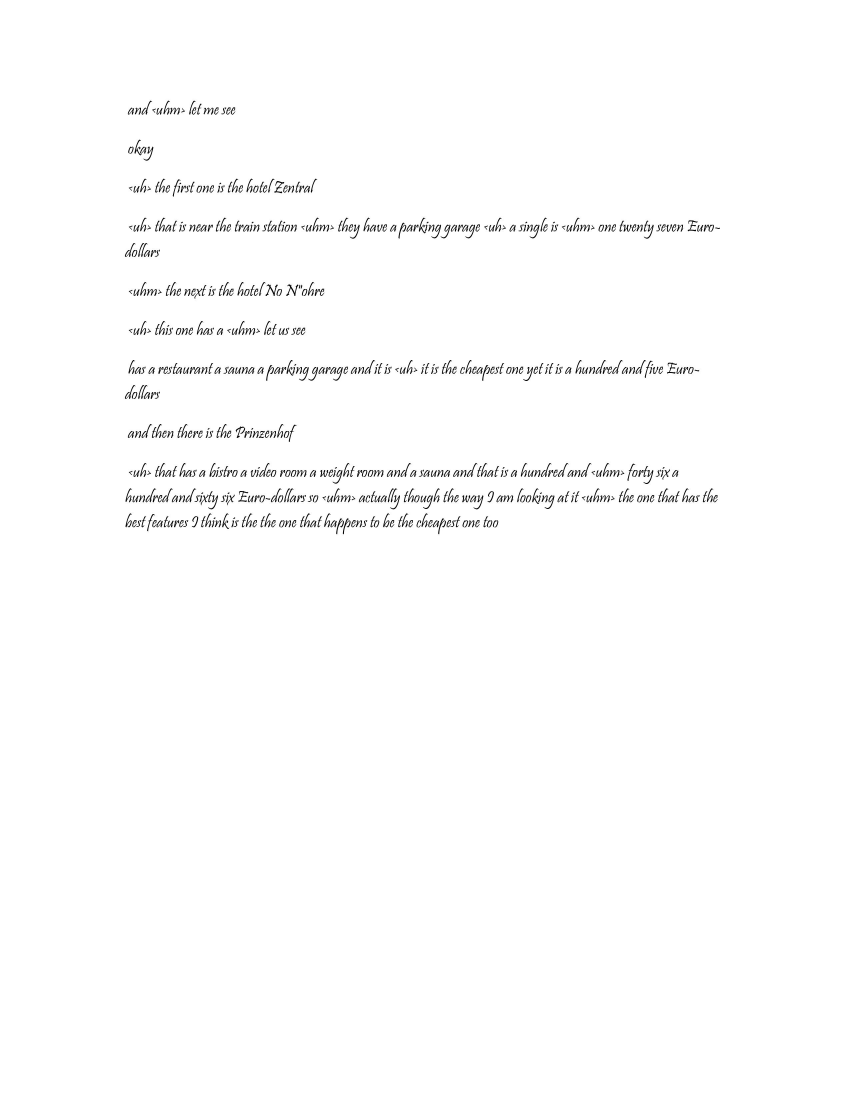
#> input picture 0664.jpg, 2550 x 3300 px (shown at 1/3 size); the run also reads 1 picture not shown here
$ python SimpleDactsSegmenter.py . out   (older library calls are emulated)
#> lines starting #> are read from the running program, lines starting #| are printed output that depends on the picture; after the words box and inside, x2 and y2 are one past the last pixel; in counts of white or black regions, pixels touching at a corner belong together
#> in __init__, self.grayscale_img is the input picture: shape (3300, 2550); min 0, max 255, mean 252.5
### binarizer.py
import matplotlib
import matplotlib.pyplot as plt

from skimage.data import page
from skimage.filters import (threshold_niblack, threshold_sauvola)
from skimage import io
matplotlib.rcParams['font.size'] = 12
import cv2


def binarize_sauvola(image):
    # [10 lines of commented-out code are left out]
    thresh_sauvola = threshold_sauvola(image)

    #binary_niblack = image > thresh_niblack
    binary_sauvola = image > thresh_sauvola
#> binary_sauvola: shape (3300, 2550) bool; 98.9% white; 593 black regions (5 under 20 px), largest, box (x1, y1, x2, y2) and area: (1915, 1398, 1960, 1452) 563, (1931, 662, 1961, 716) 434, (796, 853, 833, 888) 369

    #binary_niblack = binary_niblack.astype(int)
    binary_sauvola = binary_sauvola.astype(int)

    #binary_niblack *= 255
    binary_sauvola *= 255

    # applying the binarization
    # image_bin = cv2.threshold(image, 0, 255, cv2.THRESH_BINARY + cv2.THRESH_OTSU)[1]

    #cv2.imwrite("niblack.png", binary_niblack)
    cv2.imwrite("sauvola.png", binary_sauvola)

    #print("Binarization completed! Binarized image saved into ", binarized_filename)
    #return binarized_filename

### img_utils.py
import cv2
import numpy as np
import config
import random
import imutils

# [21 lines left out: functions add_white_padding, resize_image, not called in this run]

def draw_point(img, x, y):
    cv2.line(img, (int(x)-10,int(y)-10), (int(x)+10, int(y)+10), (0, 0, 255), 1)
    cv2.line(img, (int(x) - 10, int(y) + 10), (int(x) + 10, int(y) - 10), (0, 0, 255), 1)


def draw_bounding_box(img, start_point, end_point, random_color=True):
    if random_color:
        color = list(np.random.random(size=3) * 255)
    else:
        color = (0, 255, 0)
    cv2.rectangle(img, start_point, end_point, color=color, thickness=1)


# [42 lines left out: functions apply_blur, apply_random_rotation, canny_edge_detection, apply_sobel_filter, not called in this run]


def show_image(img):
    cv2.imshow("image", img)
    cv2.waitKey(0)


# [12 lines left out: function createProfileVisualization, not called in this run]

### SimpleDactsSegmenter.py
import cv2
import os
import sys
import matplotlib.pyplot as plt
import numpy as np
import img_utils
import shutil
from binarizer import binarize_sauvola

### simple dacts segmenter based on profile algorithm

bounding_box_vertical_margin = 5
connected_components_area_threshold = 500
da_separator_white_margin = 60

global last_component_y_coord

def is_filtered_out(component, whole_img):
    area = component[cv2.CC_STAT_AREA]

    # filter out too small components
    if area < connected_components_area_threshold:
        return True

    # filter out components with height >raw width and also height should be around 50
    if component[cv2.CC_STAT_WIDTH] < component[cv2.CC_STAT_HEIGHT]:
        return True

    #print("Component height: ", component[cv2.CC_STAT_HEIGHT])
    if component[cv2.CC_STAT_HEIGHT] < 10 or component[cv2.CC_STAT_HEIGHT] > 70:
        #print(component[cv2.CC_STAT_HEIGHT])
        return True

    # filter out corner (left/top) component
    # print(component[cv2.CC_STAT_LEFT])
    if component[cv2.CC_STAT_LEFT] < 10:
        return True

    # remove components where the any pixel of bottom (top) border is black (noisy component)
    start_point = (component[cv2.CC_STAT_LEFT], component[cv2.CC_STAT_TOP] - bounding_box_vertical_margin)
    end_point = (component[cv2.CC_STAT_LEFT] + component[cv2.CC_STAT_WIDTH],
                 component[cv2.CC_STAT_TOP] + component[cv2.CC_STAT_HEIGHT] + bounding_box_vertical_margin)

    start_cropped_bounding_box = whole_img[start_point[1]:end_point[1], start_point[0]:end_point[0]].copy()
    # cv2.imshow("problematic component", start_cropped_bounding_box)
    # cv2.waitKey(0)

    start_cropped_bounding_box[start_cropped_bounding_box == 0] = 1
    start_cropped_bounding_box[start_cropped_bounding_box == 255] = 0
    bottom_border_black_pixels = np.sum(start_cropped_bounding_box[-1], axis=0)
    # print(bottom_border_black_pixels)
    if area < connected_components_area_threshold * 1.25 and bottom_border_black_pixels > 10:
        return True

    return False


class SimpleDactsSegmenter:
    def __init__(self, input_img_path, output_folder):
        self.input_img_path = input_img_path
        self.output_folder = output_folder
        # load grayscale image
        self.grayscale_img = cv2.imread(self.input_img_path, cv2.IMREAD_GRAYSCALE)
        self.colored_img = cv2.imread(self.input_img_path, cv2.IMREAD_COLOR)


    def segment(self):
        # [5 lines of commented-out code are left out]

        binarize_sauvola(self.grayscale_img)
        bin_sauvola = cv2.imread("sauvola.png", cv2.IMREAD_GRAYSCALE)

        # cv2.imshow("Binarized image Sauvola",  bin_sauvola)
        # cv2.waitKey(0)

        inverted_bin_img = cv2.bitwise_not(bin_sauvola)
        cv2.imwrite("components_binarized_image.png", inverted_bin_img)
        # cv2.imshow("Binarized image", inverted_bin_img)
        # cv2.waitKey(0)

        #kernel = np.ones((1, 5), 'uint8')
        kernel = np.ones((1, 12))
        dilated_img = cv2.dilate(inverted_bin_img, kernel, iterations=2)
#> dilated_img: shape (3300, 2550); 3.8% white; 22 white regions, largest, box (x1, y1, x2, y2) and area: (366, 1465, 2165, 1528) 54500, (376, 653, 2172, 716) 49600, (375, 1080, 2110, 1143) 49405

        original_masked_image = np.zeros(shape=dilated_img.shape)
        masked_image = np.zeros(shape=dilated_img.shape)

        # Labels is a matrix the size of the input image where each element has a value equal to its label.
        # Stats is a matrix of the stats that  the function  calculates.It has a length equal to the number of
        # labels and a width equal to the  number of stats.

        nb_components, labels, stats, centroids = cv2.connectedComponentsWithStats(dilated_img, connectivity=8)
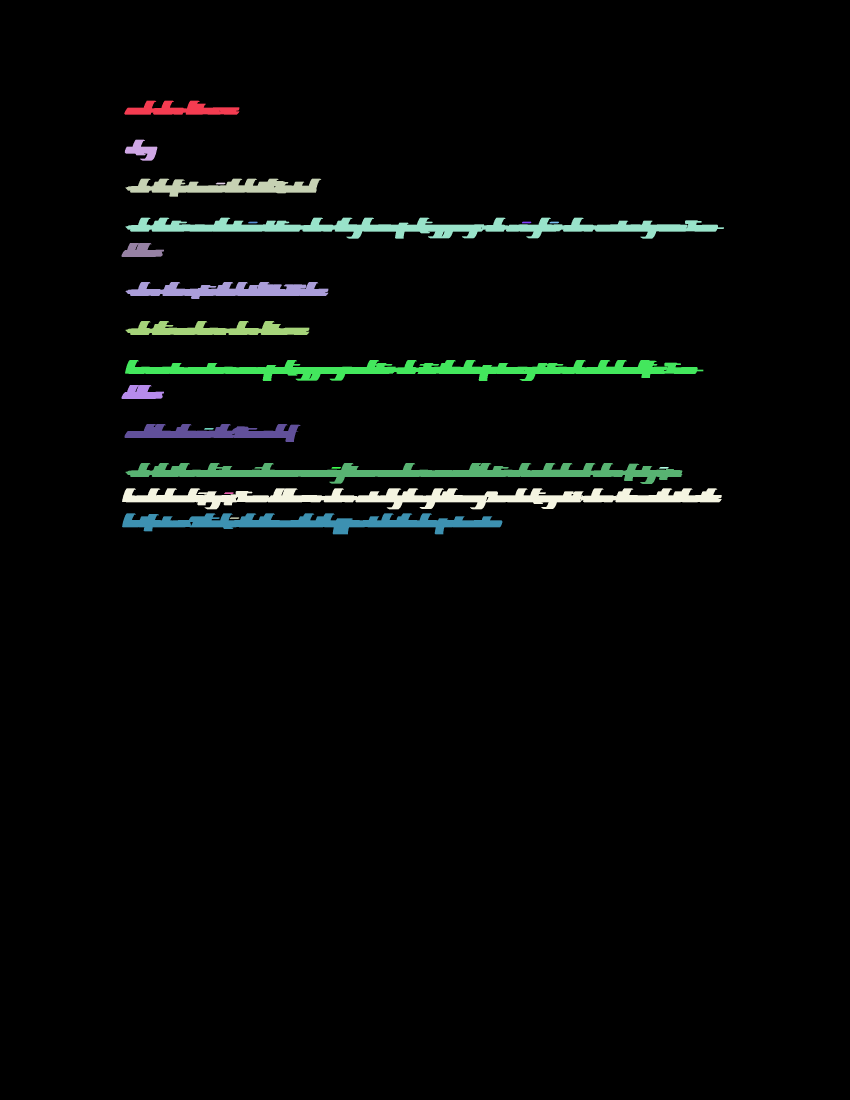
#> labels: shape (3300, 2550) int32 (shown at 1/3 size); 23 distinct labels, from 0 to 22; one colour per label, 0 black
#> nb_components = 23; stats = 23 rows, first 6: [0, 0, 2550, 3300, 8092719], [373, 302, 345, 42, 8941], [374, 419, 98, 63, 3250], [376, 536, 588, 54, 17677], [647, 548, 29, 5, 131], [376, 653, 1796, 63, 49600]; centroids = 23 rows, first 8: [1283.5, 1670.2], [542.3, 328.4], [425.8, 451], [673.3, 561.1], [661.4, 550], [1257.4, 682.2], [758.3, 667], [1579.3, 667]
        counter = 0

        i = 0
        while i < nb_components:
            if i == 0:
                i += 1
                continue
            # lets label the mask
            original_masked_image[labels == i] = 255
            i += 1
#> this loop made 23 passes
#> after the loop, i = 23

        # filter out component, then do process
        valid_component_list = []
        valid_label_list = []
        for i in range(0, nb_components):
            component = stats[i]
            if is_filtered_out(component, bin_sauvola):
                # mark component in label matrix
                labels[labels == i] = 0
                continue
            else:
                valid_component_list.append(component)
#> this loop made 23 passes
#> (component, area in is_filtered_out, start_point in is_filtered_out, end_point in is_filtered_out) on passes 2, 3, 4, 6, 10, 11, 12: ([373, 302, 345, 42, 8941], 8941, (373, 297), (718, 349)), ([374, 419, 98, 63, 3250], 3250, (374, 414), (472, 487)), ([376, 536, 588, 54, 17677], 17677, (376, 531), (964, 595)), ([376, 653, 1796, 63, 49600], 49600, (376, 648), (2172, 721)), ([364, 729, 128, 42, 3789], 3789, (364, 724), (492, 776)), ([376, 846, 609, 51, 18488], 18488, (376, 841), (985, 902)), ([376, 963, 552, 42, 14450], 14450, (376, 958), (928, 1010))
#> labels: shape (3300, 2550) int32; 14 distinct labels, from 0 to 21
#> after the loop, valid_component_list = 13 items, first 6: [373, 302, 345, 42, 8941], [374, 419, 98, 63, 3250], [376, 536, 588, 54, 17677], [376, 653, 1796, 63, 49600], [364, 729, 128, 42, 3789], [376, 846, 609, 51, 18488]

        # determine if any valid components need to be merged (two divided components)
        previous_y_coord = -1
        for component in valid_component_list:
            if previous_y_coord == -1:
                previous_y_coord = component[cv2.CC_STAT_TOP]
                continue
            # if abs(previous_y_coord - component[cv2.CC_STAT_TOP]) < 40:
                #print("Find candidate for merging. Skipping")
                #print(self.input_img_path)
            else:
                previous_y_coord = component[cv2.CC_STAT_TOP]
#> this loop made 13 passes
#> (component, previous_y_coord) on passes 1 to 8: ([373, 302, 345, 42, 8941], 302), ([374, 419, 98, 63, 3250], 419), ([376, 536, 588, 54, 17677], 536), ([376, 653, 1796, 63, 49600], 653), ([364, 729, 128, 42, 3789], 729), ([376, 846, 609, 51, 18488], 846), ([376, 963, 552, 42, 14450], 963), ([375, 1080, 1735, 63, 49405], 1080)

        nb_components = len(valid_component_list)
#> nb_components = 13
        stats = valid_component_list
#> stats has the same summary as valid_component_list

        i = 0
        while i < nb_components:
            labels[labels == i] = 0
            # lets label the mask
            masked_image[labels == i] = 255
            i += 1
#> this loop made 13 passes
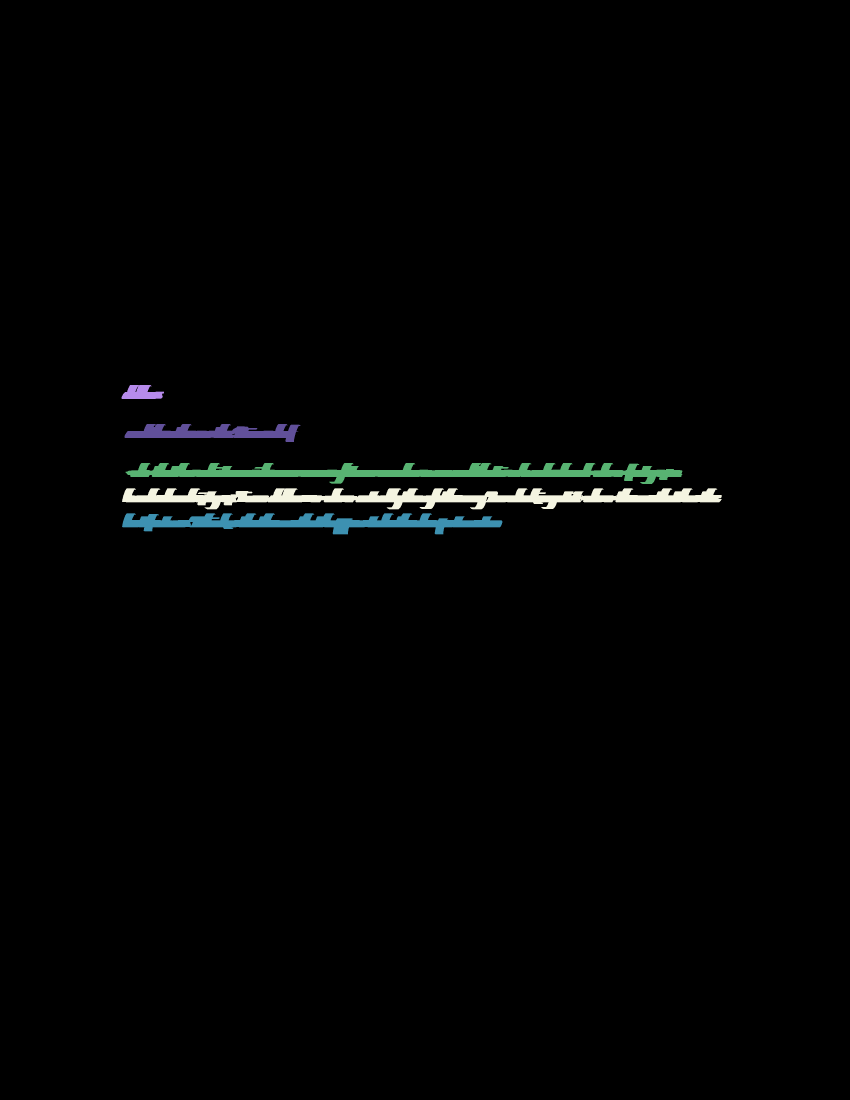
#> labels: shape (3300, 2550) int32 (shown at 1/3 size); 6 distinct labels, from 0 to 21; one colour per label, 0 black
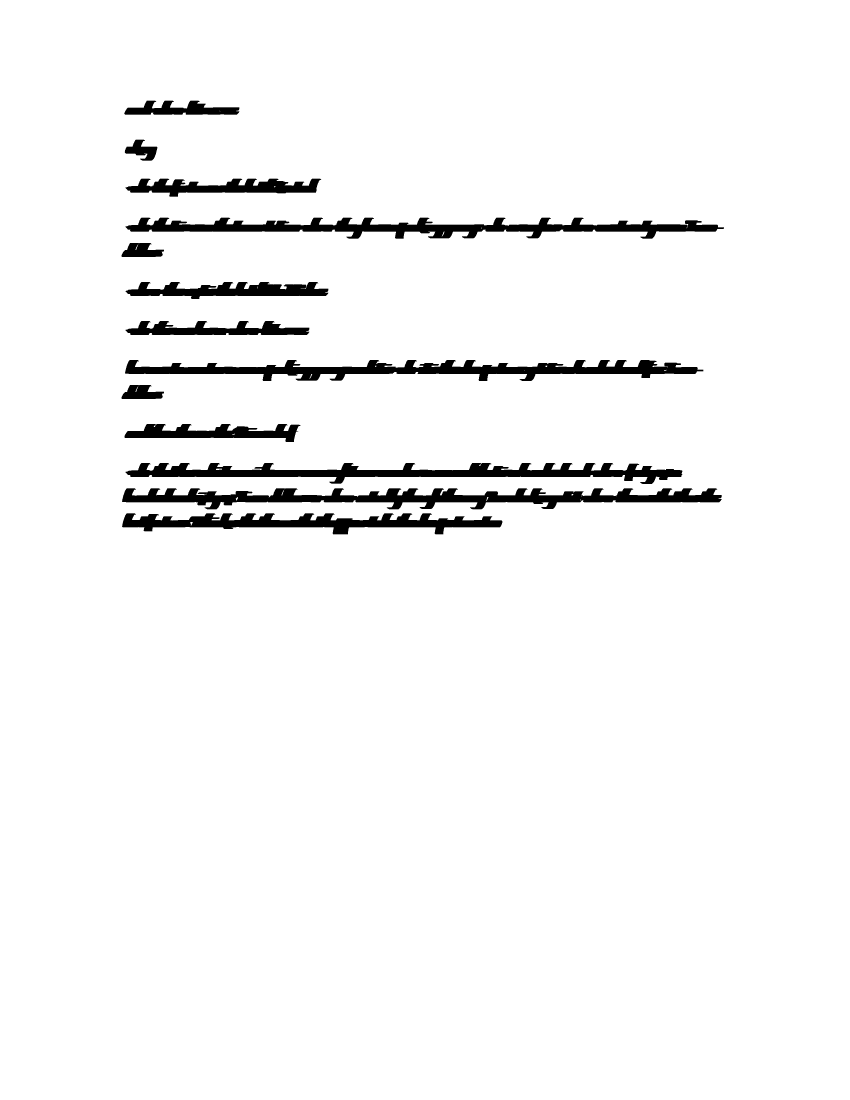
#> masked_image: shape (3300, 2550) float64 (shown at 1/3 size); 96.2% white; 13 black regions, largest, box (x1, y1, x2, y2) and area: (366, 1465, 2165, 1528) 54500, (376, 653, 2172, 716) 49600, (375, 1080, 2110, 1143) 49405
#> after the loop, i = 13

        i = 0
        while i < nb_components:
            sub_counter = 1
            multiple_rows_da = False
            start_point = (stats[i][cv2.CC_STAT_LEFT], stats[i][cv2.CC_STAT_TOP] - bounding_box_vertical_margin)
            end_point = (stats[i][cv2.CC_STAT_LEFT] + stats[i][cv2.CC_STAT_WIDTH], stats[i][cv2.CC_STAT_TOP] + stats[i][cv2.CC_STAT_HEIGHT] + bounding_box_vertical_margin)

            # check if it is only one component -- aka utterance in page
            if i + 1 >= len(stats):
                output_img_filename = os.path.join(self.output_folder, os.path.basename(self.input_img_path).replace(".jpg", "_") + str(counter).zfill(3) + ".png")
                start_cropped_bounding_box = self.grayscale_img[start_point[1]:end_point[1],start_point[0]:end_point[0]].copy()
                cv2.imwrite(output_img_filename, start_cropped_bounding_box)
                # draw bounding boxes
                img_utils.draw_bounding_box(self.colored_img, start_point, end_point)
                # draw start point
                img_utils.draw_point(self.colored_img, x=start_point[0], y=start_point[1])

            # check also following (i+1)th component if and check y coords distance difference --> DACTS continue
            # watch the last item in the list
            j = i + 1
            while j < nb_components:
                # filter out too small components
                following_area = stats[j][cv2.CC_STAT_AREA]

                #print("Component i: ", i, "Component j: ", j)
                # cv2.imshow("Start bounding box", start_cropped_bounding_box)
                # cv2.waitKey(0)

                if sub_counter == 1:
                    current_start_point = start_point
                    current_end_point = end_point
                else:
                    current_start_point = (stats[j - 1][cv2.CC_STAT_LEFT], stats[j - 1][cv2.CC_STAT_TOP] - bounding_box_vertical_margin)
                    current_end_point = (stats[j - 1][cv2.CC_STAT_LEFT] + stats[j - 1][cv2.CC_STAT_WIDTH], stats[j - 1][cv2.CC_STAT_TOP] + stats[j - 1][cv2.CC_STAT_HEIGHT ]+ bounding_box_vertical_margin)

                following_start_point = (stats[j][cv2.CC_STAT_LEFT], stats[j][cv2.CC_STAT_TOP] - bounding_box_vertical_margin)
                following_end_point = (stats[j][cv2.CC_STAT_LEFT] + stats[j][cv2.CC_STAT_WIDTH], stats[j][cv2.CC_STAT_TOP] + stats[j][cv2.CC_STAT_HEIGHT] + bounding_box_vertical_margin)

                # check y-coord difference (cca 65 px next da and 35 px same da) and/or x-coord of current and following start point
                # print(following_start_point[1] - current_start_point[1])
                # if abs(following_start_point[0] - current_start_point[0]) > 6:
                if (following_start_point[1] - current_start_point[1] < da_separator_white_margin):

                    #always store first
                    # draw bounding box and start_poin
                    img_utils.draw_bounding_box(self.colored_img, current_start_point, current_end_point)
                    img_utils.draw_point(self.colored_img, x=current_start_point[0], y=current_start_point[1])
                    output_img_filename = os.path.join(self.output_folder, os.path.basename(self.input_img_path).replace(".jpg", "_") + str(counter).zfill(3) + "_part" + str(0).zfill(3) + ".png")
                    cv2.imwrite(output_img_filename, self.grayscale_img[current_start_point[1]:current_end_point[1], current_start_point[0]:current_end_point[0]].copy())

                    # da continue
                    multiple_rows_da = True
                    start_cropped_bounding_box = self.grayscale_img[following_start_point[1]:following_end_point[1], following_start_point[0]:following_end_point[0]].copy()
                    # draw bounding box and start_poin
                    img_utils.draw_bounding_box(self.colored_img, following_start_point, following_end_point)
                    img_utils.draw_point(self.colored_img, x=following_start_point[0], y=following_start_point[1])
                    output_img_filename = os.path.join(self.output_folder, os.path.basename(self.input_img_path).replace(".jpg", "_")+ str(counter).zfill(3)+"_part"+str(sub_counter).zfill(3)+ ".png")
                    i = j

                    cv2.imwrite(output_img_filename, start_cropped_bounding_box)
                    sub_counter += 1

                else:
                    # crop boudning boxes and store them as individual images
                    cropped_bounding_box = self.grayscale_img[start_point[1]:end_point[1],start_point[0]:end_point[0]].copy()
                    # draw bounding boxes
                    img_utils.draw_bounding_box(self.colored_img, start_point, end_point)
                    # draw start point
                    img_utils.draw_point(self.colored_img, x=start_point[0], y=start_point[1])

                    if multiple_rows_da:
                        # save the beggining part of da.
                        output_img_filename = os.path.join(self.output_folder, os.path.basename(self.input_img_path).replace(".jpg", "_")+ str(counter).zfill(3) + "_part000.png")
                    else:
                        output_img_filename = os.path.join(self.output_folder, os.path.basename(self.input_img_path).replace(".jpg", "_")+ str(counter).zfill(3) + ".png")
                    cv2.imwrite(output_img_filename, cropped_bounding_box)
                    # cv2.imshow("Cropped bounding box", cropped_bounding_box)
                    # cv2.waitKey(0)

                    break
                j += 1
            i += 1
            counter += 1
#> this loop made 13 passes
#> (start_point, end_point) on passes 1 to 8: ((373, 297), (718, 349)), ((374, 414), (472, 487)), ((376, 531), (964, 595)), ((376, 648), (2172, 721)), ((364, 724), (492, 776)), ((376, 841), (985, 902)), ((376, 958), (928, 1010)), ((375, 1075), (2110, 1148))
#> pass 2, in segment, `cv2.imwrite(output_img_filename, cropped_bounding_box)`:
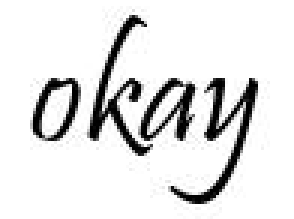
#> saved as 0664_001.png: shape (73, 98) (shown 3 times larger); min 0, max 255, mean 226.8
#> after the loop, counter = 13

            #print("Component -- Start point: ", start_point, " End point: ", end_point, " Area: ", area)


        cv2.imwrite("components_bounding_boxes.png", self.colored_img)
        cv2.imwrite("components.png", masked_image)
        cv2.imwrite("components_original.png", original_masked_image)

        return self.colored_img

def process_folder(input_folder, output_folder):
    if os.path.exists(output_folder):
        shutil.rmtree(output_folder)
        os.makedirs(output_folder)
    else:
        os.makedirs(output_folder)

    counter = 1
    for image_file in sorted(os.listdir(input_folder)):
        #print(image_file)
        # print(os.path.join(input_folder, image_file))
        segmenter = SimpleDactsSegmenter(os.path.join(input_folder, image_file), output_folder)
        bounding_box_image = segmenter.segment()

        if counter % 10 == 0:
            print("File: ", image_file)
            print("Current number of segmented utterances:", str(len(os.listdir(output_folder))))
        counter += 1

    print("-------------------------------------------")
    print("Number of segmented utterances: ", str(len(os.listdir(output_folder))))


if __name__ == '__main__':

    input_folder = sys.argv[1]
    output_folder = sys.argv[2]
    print(input_folder)
#> (the run stopped early here; a loop or call above may not have finished)
